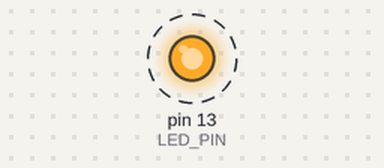
The sketch below on a simulated Arduino Uno, built with avr-gcc and run on an emulated ATmega328P. On the bench: output pins drawn as LEDs (lit = HIGH). Dashed ring = blinking. What the sketch prints to the serial monitor is not drawn.

Above: at 1.0 s.
Timing chart, 0 to 5.1 s (numbered marks = the images above):
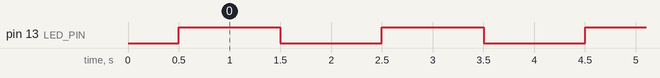

Measured:
- by itself, pin 13 (LED_PIN): alternates HIGH for 1.0 s and LOW for 1.0 s

The sketch:

sketch_blink.ino
```cpp
/*
 * Mini Project: LED Berkedip (Blink)
 * Deskripsi: LED akan menyala dan mati secara bergantian setiap 1 detik
 * Hardware: Arduino Uno + 1 LED + 1 Resistor 220Ω
 *
 * Cara menjalankan:
 * 1. Buka folder ini di VS Code
 * 2. Pastikan file sketch.ino, diagram.json ada di folder yang sama
 * 3. Tekan Ctrl+Shift+P -> "Wokwi: Start Simulator"
 */

// Definisikan pin tempat LED terhubung
#define LED_PIN 13      // LED terhubung ke pin 13 (Built-in LED)

// Setup - Berjalan sekali saat startup
void setup() {
  // Deklarasikan pin 13 sebagai OUTPUT
  pinMode(LED_PIN, OUTPUT);

  // Mulai komunikasi Serial (opsional, untuk debugging)
  Serial.begin(9600);
  Serial.println("=== Program Blink Dimulai ===");
  Serial.println("LED akan berkedip setiap 1 detik");
  delay(500);
}

// Loop - Berjalan terus-menerus
void loop() {
  // Nyalakan LED
  digitalWrite(LED_PIN, HIGH);
  Serial.println("LED: ON");

  // Tunggu 1 detik (1000 millisecond)
  delay(1000);

  // Matikan LED
  digitalWrite(LED_PIN, LOW);
  Serial.println("LED: OFF");

  // Tunggu 1 detik sebelum siklus berikutnya
  delay(1000);
}

/*
 * PENJELASAN KODE:
 *
 * 1. #define LED_PIN 13
 *    - Mendefinisikan konstanta LED_PIN dengan nilai 13
 *    - Memudahkan jika ingin mengubah pin nanti
 *
 * 2. void setup()
 *    - Fungsi yang dijalankan sekali saat startup
 *    - Inisialisasi pin, serial, library, dll
 *
 * 3. pinMode(LED_PIN, OUTPUT)
 *    - Set pin 13 sebagai OUTPUT (untuk mengirim sinyal)
 *    - Alternatif: INPUT, INPUT_PULLUP, OUTPUT
 *
 * 4. Serial.begin(9600)
 *    - Mulai komunikasi serial dengan baud rate 9600
 *    - Gunakan Serial Monitor (icon monitor di Wokwi) untuk lihat output
 *
 * 5. void loop()
 *    - Fungsi yang dijalankan berulang kali
 *    - Kode utama program berada di sini
 *
 * 6. digitalWrite(pin, HIGH/LOW)
 *    - Tulis nilai digital ke pin (5V atau 0V)
 *    - HIGH = 5V (LED menyala)
 *    - LOW = 0V (LED mati)
 *
 * 7. delay(1000)
 *    - Tunda eksekusi selama 1000 millisecond = 1 detik
 *    - Satuan selalu millisecond
 *
 * 8. Serial.println()
 *    - Print teks ke serial monitor
 *    - Berguna untuk debugging dan melihat status program
 */
```
